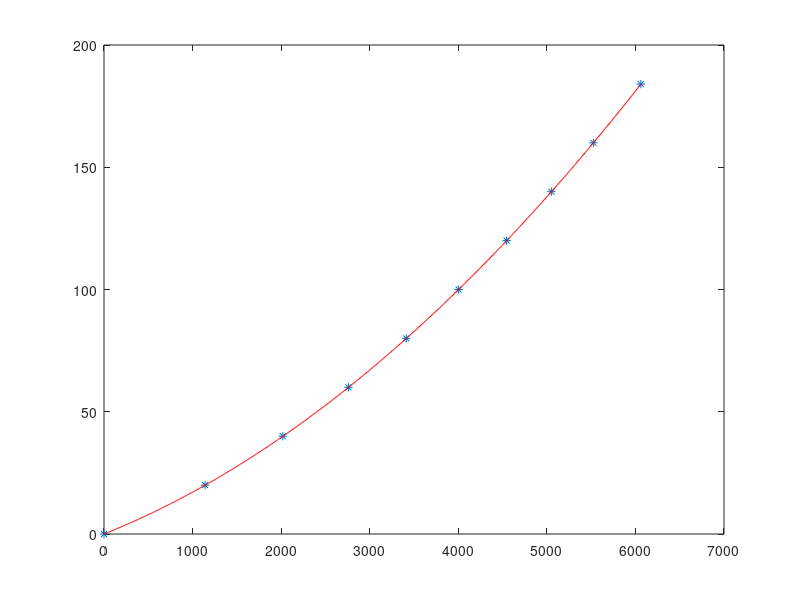

Write the MATLAB code that produced this figure.
clear
clc
%参考函数t=a*n^2+b*n
t=[0,20,40,60,80,100,120,140,160,184];
n=[0,1141,2019,2760,3413,4004,4545,5051,5525,6061];
Result=polyfit(n,t,2);
n1=0:10:6061;
t1=Result(1)*n1.^2+Result(2)*n1;
plot(n,t,'*',n1,t1,'r')